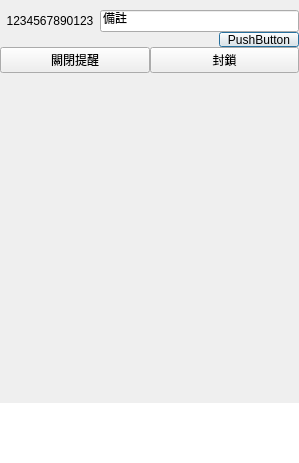
<?xml version="1.0" encoding="UTF-8"?>
<ui version="4.0">
 <class>Dialog</class>
 <widget class="QDialog" name="Dialog">
  <property name="geometry">
   <rect>
    <x>0</x>
    <y>0</y>
    <width>299</width>
    <height>463</height>
   </rect>
  </property>
  <property name="windowTitle">
   <string>Dialog</string>
  </property>
  <layout class="QGridLayout" name="gridLayout">
   <property name="leftMargin">
    <number>0</number>
   </property>
   <property name="topMargin">
    <number>0</number>
   </property>
   <property name="rightMargin">
    <number>0</number>
   </property>
   <property name="bottomMargin">
    <number>0</number>
   </property>
   <item row="0" column="0">
    <layout class="QVBoxLayout" name="verticalLayout">
     <item>
      <layout class="QVBoxLayout" name="SettingLayout">
       <property name="spacing">
        <number>0</number>
       </property>
       <item>
        <widget class="QLabel" name="label">
         <property name="maximumSize">
          <size>
           <width>16777215</width>
           <height>10</height>
          </size>
         </property>
         <property name="text">
          <string/>
         </property>
        </widget>
       </item>
       <item>
        <layout class="QHBoxLayout" name="horizontalLayout_2">
         <item>
          <widget class="QLabel" name="OnlineState">
           <property name="minimumSize">
            <size>
             <width>100</width>
             <height>0</height>
            </size>
           </property>
           <property name="maximumSize">
            <size>
             <width>100</width>
             <height>16777215</height>
            </size>
           </property>
           <property name="toolTip">
            <string>ID</string>
           </property>
           <property name="text">
            <string>1234567890123</string>
           </property>
           <property name="alignment">
            <set>Qt::AlignCenter</set>
           </property>
          </widget>
         </item>
         <item>
          <widget class="QLineEdit" name="Remarks">
           <property name="toolTip">
            <string extracomment="註記"/>
           </property>
           <property name="text">
            <string>備註</string>
           </property>
          </widget>
         </item>
        </layout>
       </item>
       <item>
        <layout class="QHBoxLayout" name="horizontalLayout_3">
         <item>
          <spacer name="horizontalSpacer">
           <property name="orientation">
            <enum>Qt::Horizontal</enum>
           </property>
           <property name="sizeHint" stdset="0">
            <size>
             <width>40</width>
             <height>5</height>
            </size>
           </property>
          </spacer>
         </item>
         <item>
          <widget class="QPushButton" name="OptionSwitch">
           <property name="sizePolicy">
            <sizepolicy hsizetype="Minimum" vsizetype="Fixed">
             <horstretch>0</horstretch>
             <verstretch>0</verstretch>
            </sizepolicy>
           </property>
           <property name="minimumSize">
            <size>
             <width>0</width>
             <height>0</height>
            </size>
           </property>
           <property name="maximumSize">
            <size>
             <width>16777215</width>
             <height>15</height>
            </size>
           </property>
           <property name="text">
            <string>PushButton</string>
           </property>
          </widget>
         </item>
        </layout>
       </item>
       <item>
        <layout class="QHBoxLayout" name="horizontalLayout_4">
         <item>
          <widget class="QPushButton" name="NotificationSwitch">
           <property name="text">
            <string>關閉提醒</string>
           </property>
          </widget>
         </item>
         <item>
          <widget class="QPushButton" name="BlockSwitch">
           <property name="text">
            <string>封鎖</string>
           </property>
          </widget>
         </item>
        </layout>
       </item>
      </layout>
     </item>
     <item>
      <widget class="QScrollArea" name="scrollArea">
       <property name="enabled">
        <bool>true</bool>
       </property>
       <property name="frameShape">
        <enum>QFrame::NoFrame</enum>
       </property>
       <property name="lineWidth">
        <number>0</number>
       </property>
       <property name="horizontalScrollBarPolicy">
        <enum>Qt::ScrollBarAlwaysOff</enum>
       </property>
       <property name="widgetResizable">
        <bool>true</bool>
       </property>
       <widget class="QWidget" name="scrollAreaWidgetContents">
        <property name="geometry">
         <rect>
          <x>0</x>
          <y>0</y>
          <width>297</width>
          <height>311</height>
         </rect>
        </property>
        <property name="minimumSize">
         <size>
          <width>0</width>
          <height>0</height>
         </size>
        </property>
       </widget>
      </widget>
     </item>
     <item>
      <layout class="QHBoxLayout" name="horizontalLayout">
       <item>
        <widget class="QLineEdit" name="lineEdit">
         <property name="minimumSize">
          <size>
           <width>0</width>
           <height>60</height>
          </size>
         </property>
         <property name="frame">
          <bool>false</bool>
         </property>
         <property name="alignment">
          <set>Qt::AlignLeading|Qt::AlignLeft|Qt::AlignTop</set>
         </property>
         <property name="cursorMoveStyle">
          <enum>Qt::LogicalMoveStyle</enum>
         </property>
        </widget>
       </item>
      </layout>
     </item>
    </layout>
   </item>
  </layout>
 </widget>
 <resources/>
 <connections/>
</ui>
